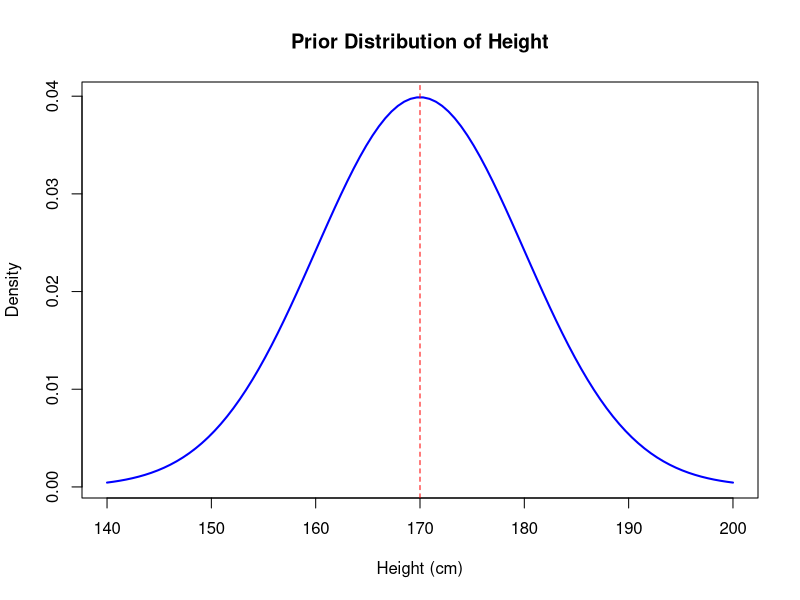
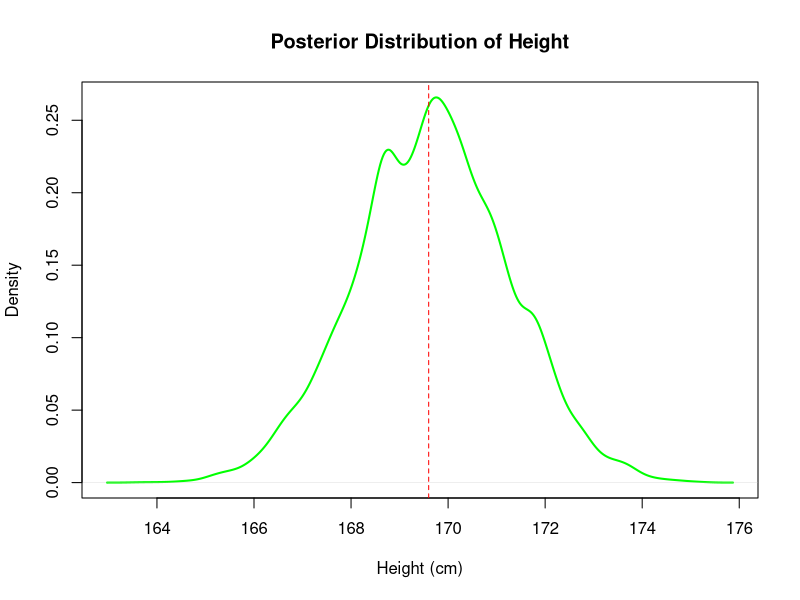

The R source for these figures, in order:
## ---- chunk 1
knitr::opts_chunk$set(echo = TRUE)
library(ggplot2)

## ---- chunk 2
# Prior belief about the population's average height
mean_prior <- 170  # Prior mean height
sd_prior <- 10     # Prior standard deviation (spread)

# Visualize the prior distribution
x <- seq(140, 200, length.out = 100)
prior_density <- dnorm(x, mean_prior, sd_prior)

plot(x, prior_density, type = "l", col = "blue", lwd = 2,
     main = "Prior Distribution of Height",
     xlab = "Height (cm)", ylab = "Density")
abline(v = mean_prior, col = "red", lty = 2)
## ---- chunk 3
# New data from a sample
sample_heights <- c(168, 172, 165, 174, 169)

# Calculate sample mean and standard deviation
sample_mean <- mean(sample_heights)
sample_sd <- sd(sample_heights)

# Print the sample summary
sample_mean
sample_sd

## ---- chunk 4
# Number of Monte Carlo simulations
n_sim <- 10000

# Generate prior samples
prior_samples <- rnorm(n_sim, mean_prior, sd_prior)

# Likelihood: Assume measurement errors follow a normal distribution with
# sample sd. For each sample from the prior, we compute how likely the new
# data is
likelihood <- function(mu) {
  prod(dnorm(sample_heights, mean = mu, sd = sample_sd))
}

# Compute likelihood for each prior sample
likelihood_values <- sapply(prior_samples, likelihood)

# Compute the posterior distribution (unnormalized)
posterior_samples <- likelihood_values * prior_samples

# Normalize the posterior
posterior_samples <- posterior_samples / sum(posterior_samples)

# Resample from the posterior
posterior <- sample(prior_samples, size = n_sim, prob = posterior_samples, replace = TRUE)

# Plot the posterior distribution
posterior_density <- density(posterior)
plot(posterior_density, col = "green", lwd = 2,
     main = "Posterior Distribution of Height",
     xlab = "Height (cm)", ylab = "Density")
abline(v = sample_mean, col = "red", lty = 2)

## ---- chunk 5
# Updated distribution for the average height of the population,
# after running Monte Carlo simulation

# Posterior mean and credible interval
posterior_mean <- mean(posterior)
credible_interval <- quantile(posterior, c(0.025, 0.975))

# Print results
posterior_mean
credible_interval

